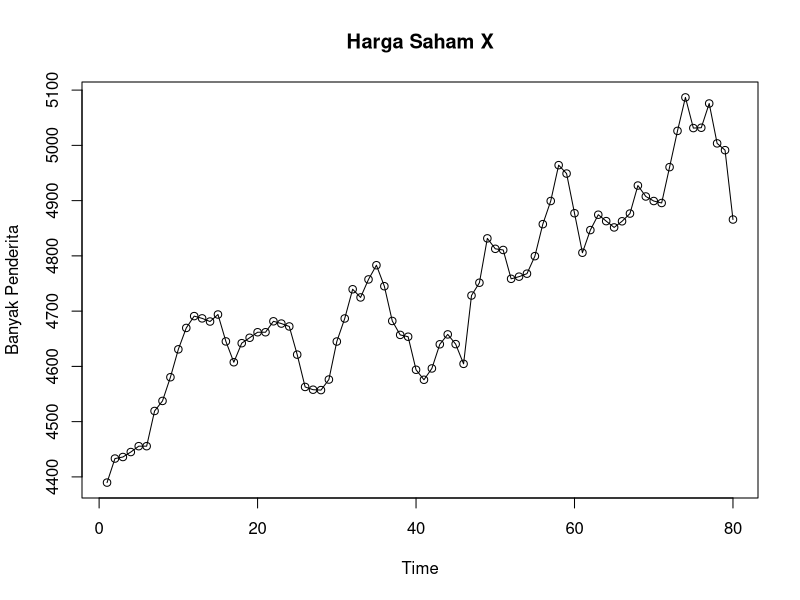
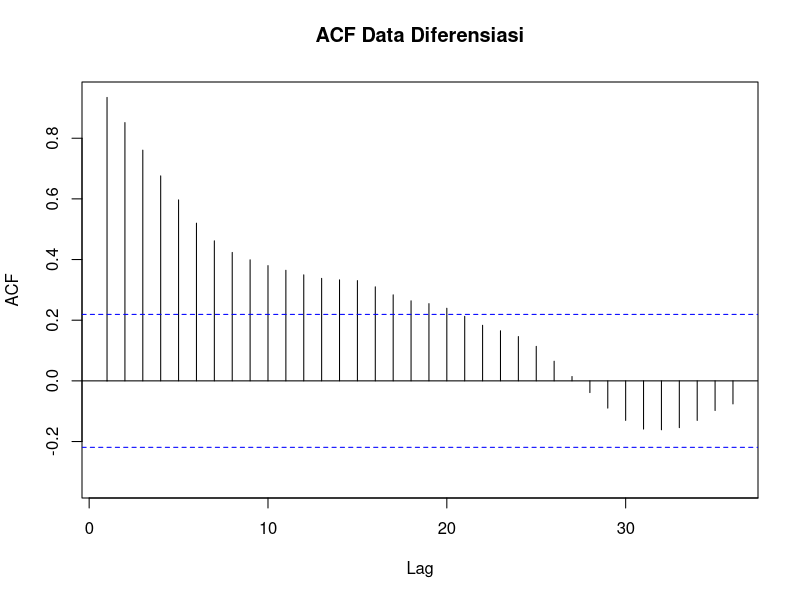
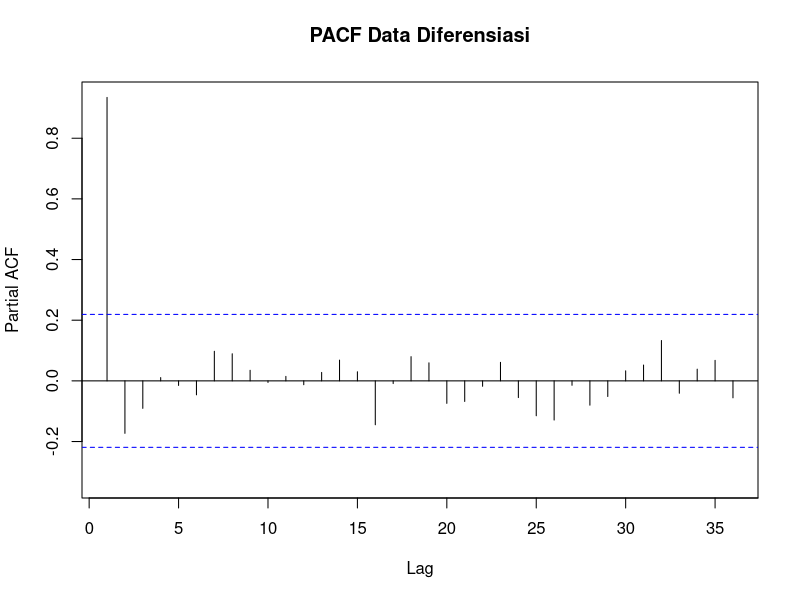
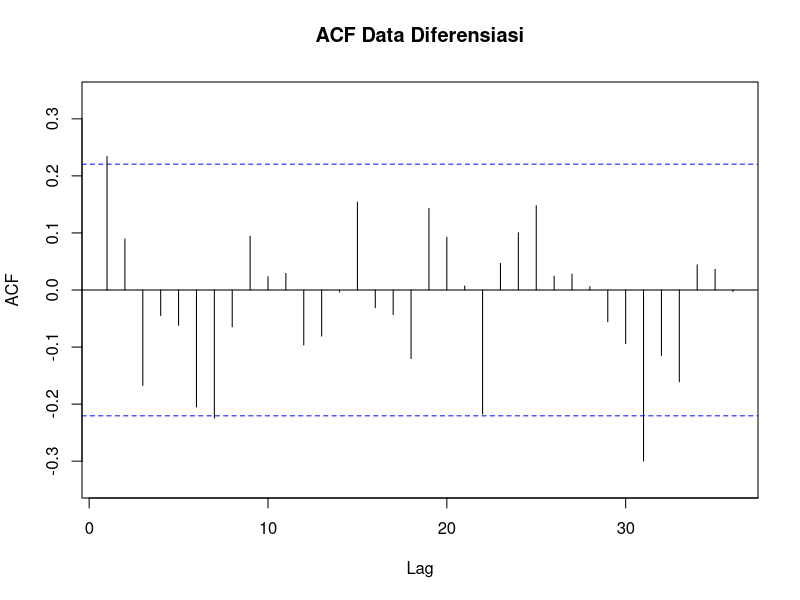
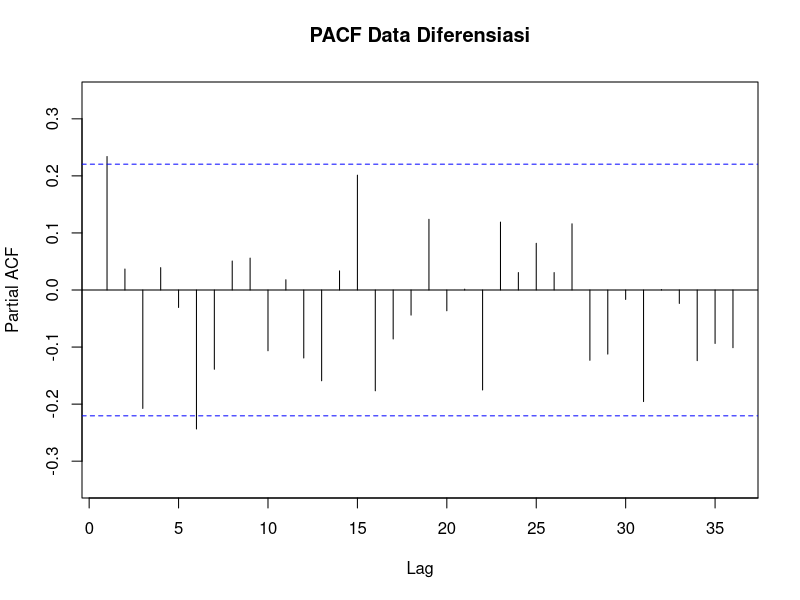
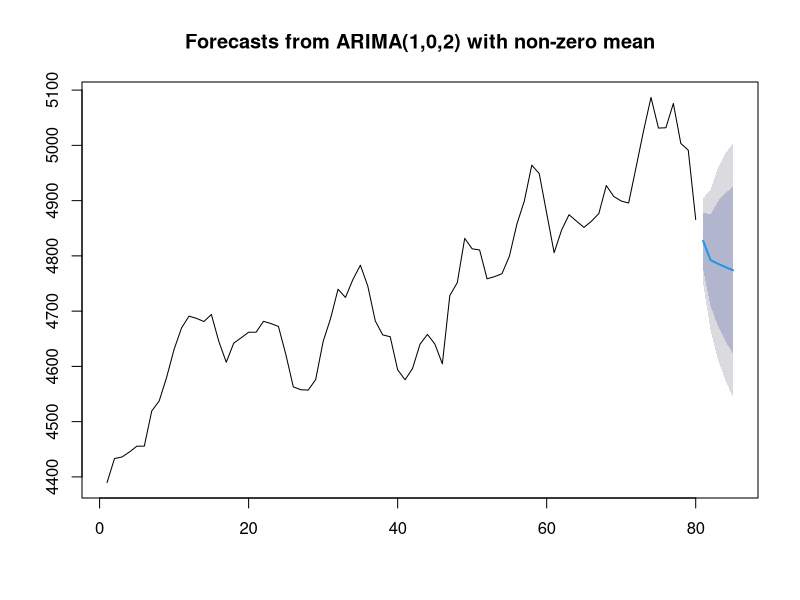
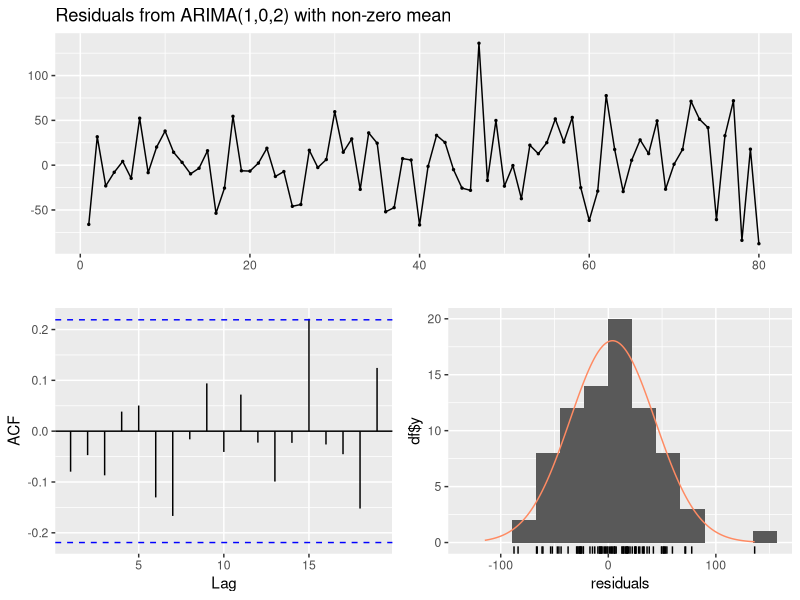

Write the R code that produced these figures, in order.
## ---- chunk 1
library(readxl) # Membaca Data yang diinput
library(tseries) # Uji ADF
library(timeSeries) # Mengolah Data yang akan digunakan
library(lmtest) # Mengecek signifikansi model
library(forecast) #Membuat prediksi
## ---- chunk 2
data <- read_excel("Data/harga saham.xlsx")
ts_data <- ts(data$`harga (Euro)`)
plot(ts_data, main = 'Harga Saham X', 
     ylab='Banyak Penderita', type = 'o')
## ---- chunk 3
adf.test(ts_data)
## ---- chunk 4
Acf(ts_data, lag.max = 36,main = 'ACF Data Diferensiasi')
Pacf(ts_data, lag.max = 36,main = 'PACF Data Diferensiasi')
## ---- chunk 5
diff_data <- diff(ts_data)
adf.test(diff_data)
## ---- chunk 6
Acf(diff_data, lag.max=36, main = 'ACF Data Diferensiasi')
Pacf(diff_data, lag.max=36, main = 'PACF Data Diferensiasi')
## ---- chunk 7
model_1 <- arima(ts_data, order = c(1,1,1))
summary(model_1)
model_2 <- arima(ts_data, order = c(1,1,0))
summary(model_2)
model_3 <- arima(ts_data, order = c(0,1,1))
summary(model_3)
model_4 <- arima(ts_data, order = c(1,0,2))
summary(model_4)
mod_auto = auto.arima(ts_data, max.p=4,max.q=4,stepwise = TRUE)
summary(mod_auto)
## ---- chunk 8
coeftest(mod_auto)
## ---- chunk 9
coeftest(model_4)
## ---- chunk 10
h <-forecast(model_4, h = 5)
plot(h)
## ---- chunk 11
checkresiduals(model_4)
